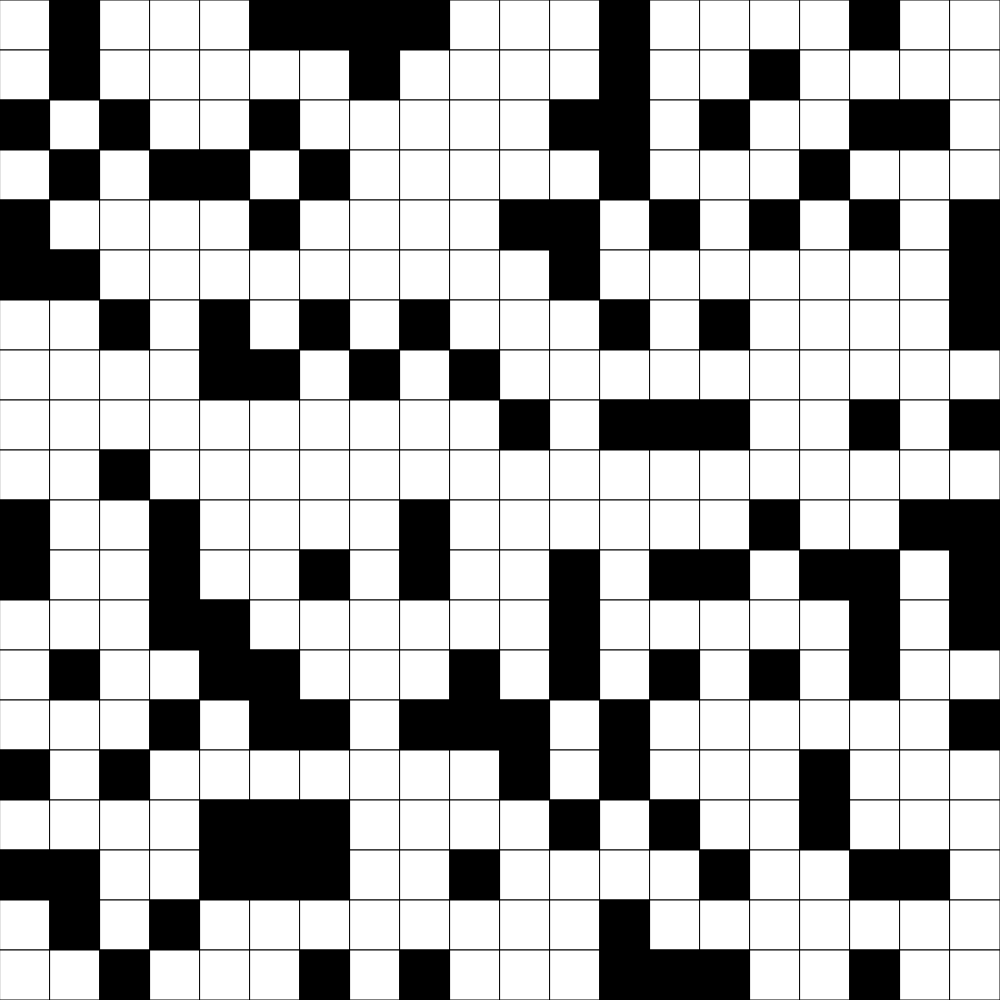
Frame 1 (no input)
Frame 60 (no input): identical to frame 1, image omitted
Frame 120 (the mouse pressed at the canvas centre since frame 60): identical to frame 1, image omitted

The p5.js sketch that drew this single still picture (run headless with seeded random() and noise() and a simulated clock; from frame 60 on, the mouse is pressed at the canvas centre):

// p5.js sketch
// ── sketch.js
// grid d d
// kieranj
// 9/28/21
//
// Extra for Experts:
// - describe what you did to take this project "above and beyond"
let grid;
let gridDimensions = 20;
let cellSize;

function setup() {
  if (windowHeight<windowWidth) {
    createCanvas(windowHeight, windowHeight);
  }
  else {
    createCanvas(windowWidth, windowWidth);
  }
  grid = makeRanArray(gridDimensions);
  cellSize = width / gridDimensions;
}

function draw() {
  background(0);
  displayGrid();
}

function mousePressed() {
  let cellX = Math.floor(mouseX);
  let cellY = Math.floor();
}

function displayGrid() {
  for (let y=0; y<gridDimensions; y++) {
    for (let x=0; x<gridDimensions; x++){
      if (grid[y][x] === 0) {
        fill("white");
      }
      else if (grid[y][x] === 1) {
        fill("black");
      }
      rect(x*cellSize,y*cellSize,cellSize, cellSize);
    }
  }
}


function makeRanArray(whatSize) {
  let aArray = [];
  for (let y=0; y<whatSize; y++) {
    aArray.push([]);
    for (let x=0; x<whatSize; x++) {
      if (random(0,100)> 30) {
        aArray[y].push(0);
      }
      else {
        aArray[y].push(1);
      }
    }
  }
  return aArray;
}
